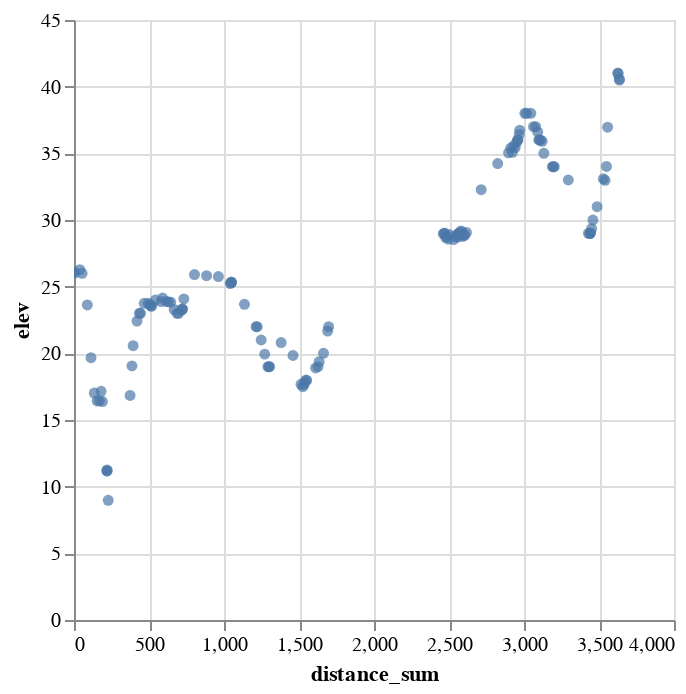

Here is the notebook cell this chart was saved with:
### Code cell
#review results
alt.Chart(df_walk).mark_circle(size=30).encode(
    x='distance_sum',
    y='elev',
    #color='slope',
    tooltip=['lat', 'long', 'slope_angle']
).interactive()

### Figure 1 — Vega-Lite specification as saved in the notebook (floating-point values rounded to 4 significant figures; data arrays with more than 128 entries replaced by an {"elided": "..."} marker saying what was removed)
{"config": {"view": {"continuousWidth": 300, "continuousHeight": 300}}, "data": {"name": "data-e2cc9eb5981cfee7a711690c27e76e32"}, "mark": {"type": "circle", "size": 30}, "encoding": {"tooltip": [{"field": "lat", "type": "quantitative"}, {"field": "long", "type": "quantitative"}, {"field": "slope_angle", "type": "quantitative"}], "x": {"field": "distance_sum", "type": "quantitative"}, "y": {"field": "elev", "type": "quantitative"}}, "params": [{"name": "param_17", "select": {"type": "interval", "encodings": ["x", "y"]}, "bind": "scales"}], "$schema": "https://vega.github.io/schema/vega-lite/v5.8.0.json", "datasets": {"data-e2cc9eb5981cfee7a711690c27e76e32": {"elided": "130 records"}}}
